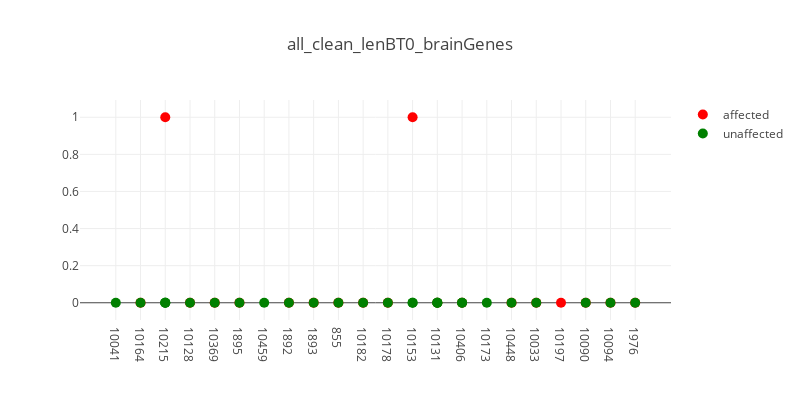
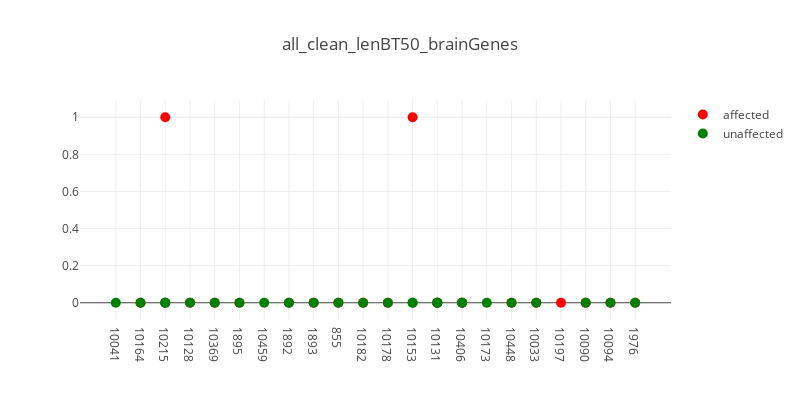

The notebook cell saved with these charts, in order:
### Markdown cell above
Unfortunately it doesn't look like we have any similar genes. Another cool analysis would be to check our the brain-expressed genes, and then see if their brain is also different:

### Code cell
files = glob.glob(data_dir + '/all*clean_lenBT*_brainGenes.cnv.indiv')
for f in files:
    t_str = '.'.join(f.split('/')[-1].split('.')[:-2])
#     print t_str
    plot_plink_cnvs(f, t_str, verbose=True)

### Figure 1 — Plotly figure (JSON) as saved in the notebook; plotly's stock layout.template omitted (floating-point values rounded to 4 significant figures)
{"data": [{"hoverinfo": "text+y", "marker": {"color": "red", "size": 10}, "mode": "markers", "name": "affected", "showlegend": true, "text": ["CLIA_400122", "CLIA_400125", "CLIA_400153", "CCGO_800980", "CLIA_400132", "CLIA_400134", "CLIA_400163", "CLIA_400216", "CLIA_400121", "CLIA_400131", "CLIA_400128", "CLIA_400140", "CLIA_400178", "CLIA_400205", "CLIA_400127", "CLIA_400129", "CLIA_400123", "CLIA_400130", "CLIA_400204"], "type": "scatter", "x": [1, 2, 3, 4, 5, 7, 8, 9, 10, 11, 12, 13, 14, 16, 17, 18, 19, 20, 21], "y": [0, 1, 0, 0, 0, 0, 0, 0, 0, 0, 1, 0, 0, 0, 0, 0, 0, 0, 0]}, {"hoverinfo": "text+y", "hovertext": ["CLIA_400155", "CLIA_400135", "CLIA_400191", "CLIA_400189", "CLIA_400193", "CLIA_400152", "CCGO_800979", "CLIA_400158", "CLIA_400209", "CLIA_400175", "CLIA_400162", "CLIA_400133", "CLIA_400170", "CLIA_400159", "CLIA_400210", "CLIA_400212", "CLIA_400138", "CLIA_400139", "CLIA_400142", "CLIA_400179", "CLIA_400180", "CLIA_400148", "CLIA_400200", "CLIA_400166", "CLIA_400195", "CLIA_400144", "CLIA_400201"], "marker": {"color": "green", "size": 10}, "mode": "markers", "name": "unaffected", "showlegend": true, "type": "scatter", "x": [0, 1, 2, 2, 2, 3, 4, 5, 6, 7, 8, 9, 10, 11, 12, 12, 13, 13, 13, 14, 14, 15, 16, 17, 19, 20, 21], "y": [0, 0, 0, 0, 0, 0, 0, 0, 0, 0, 0, 0, 0, 0, 0, 0, 0, 0, 0, 0, 0, 0, 0, 0, 0, 0, 0]}], "layout": {"height": 400, "hovermode": "closest", "title": "all_clean_lenBT0_brainGenes", "width": 800, "xaxis1": {"ticktext": ["10041", "10164", "10215", "10128", "10369", "1895", "10459", "1892", "1893", "855", "10182", "10178", "10153", "10131", "10406", "10173", "10448", "10033", "10197", "10090", "10094", "1976"], "tickvals": [0, 1, 2, 3, 4, 5, 6, 7, 8, 9, 10, 11, 12, 13, 14, 15, 16, 17, 18, 19, 20, 21], "zeroline": false}}}

### Figure 2 — Plotly figure (JSON) as saved in the notebook; plotly's stock layout.template omitted (floating-point values rounded to 4 significant figures)
{"data": [{"hoverinfo": "text+y", "marker": {"color": "red", "size": 10}, "mode": "markers", "name": "affected", "showlegend": true, "text": ["CLIA_400122", "CLIA_400125", "CLIA_400153", "CCGO_800980", "CLIA_400132", "CLIA_400134", "CLIA_400163", "CLIA_400216", "CLIA_400121", "CLIA_400131", "CLIA_400128", "CLIA_400140", "CLIA_400178", "CLIA_400205", "CLIA_400127", "CLIA_400129", "CLIA_400123", "CLIA_400130", "CLIA_400204"], "type": "scatter", "x": [1, 2, 3, 4, 5, 7, 8, 9, 10, 11, 12, 13, 14, 16, 17, 18, 19, 20, 21], "y": [0, 1, 0, 0, 0, 0, 0, 0, 0, 0, 1, 0, 0, 0, 0, 0, 0, 0, 0]}, {"hoverinfo": "text+y", "hovertext": ["CLIA_400155", "CLIA_400135", "CLIA_400191", "CLIA_400189", "CLIA_400193", "CLIA_400152", "CCGO_800979", "CLIA_400158", "CLIA_400209", "CLIA_400175", "CLIA_400162", "CLIA_400133", "CLIA_400170", "CLIA_400159", "CLIA_400210", "CLIA_400212", "CLIA_400138", "CLIA_400139", "CLIA_400142", "CLIA_400179", "CLIA_400180", "CLIA_400148", "CLIA_400200", "CLIA_400166", "CLIA_400195", "CLIA_400144", "CLIA_400201"], "marker": {"color": "green", "size": 10}, "mode": "markers", "name": "unaffected", "showlegend": true, "type": "scatter", "x": [0, 1, 2, 2, 2, 3, 4, 5, 6, 7, 8, 9, 10, 11, 12, 12, 13, 13, 13, 14, 14, 15, 16, 17, 19, 20, 21], "y": [0, 0, 0, 0, 0, 0, 0, 0, 0, 0, 0, 0, 0, 0, 0, 0, 0, 0, 0, 0, 0, 0, 0, 0, 0, 0, 0]}], "layout": {"height": 400, "hovermode": "closest", "title": "all_clean_lenBT50_brainGenes", "width": 800, "xaxis1": {"ticktext": ["10041", "10164", "10215", "10128", "10369", "1895", "10459", "1892", "1893", "855", "10182", "10178", "10153", "10131", "10406", "10173", "10448", "10033", "10197", "10090", "10094", "1976"], "tickvals": [0, 1, 2, 3, 4, 5, 6, 7, 8, 9, 10, 11, 12, 13, 14, 15, 16, 17, 18, 19, 20, 21], "zeroline": false}}}
